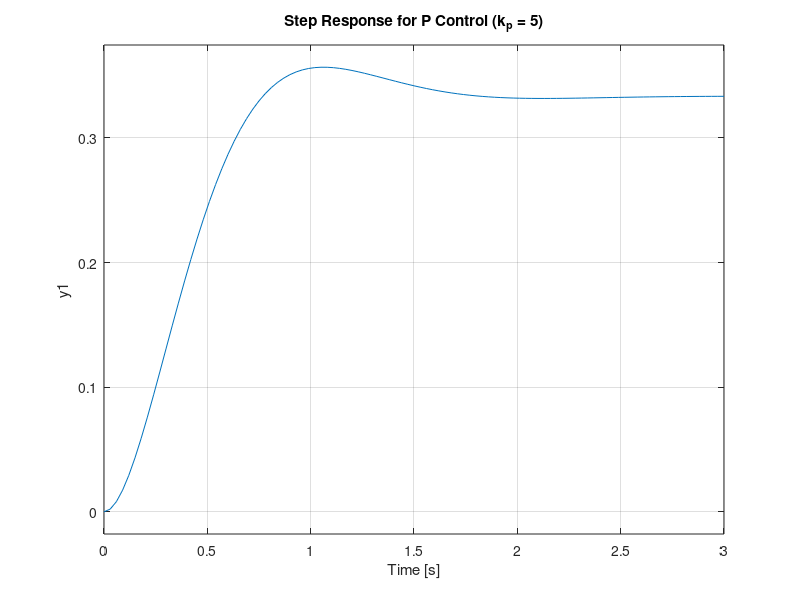
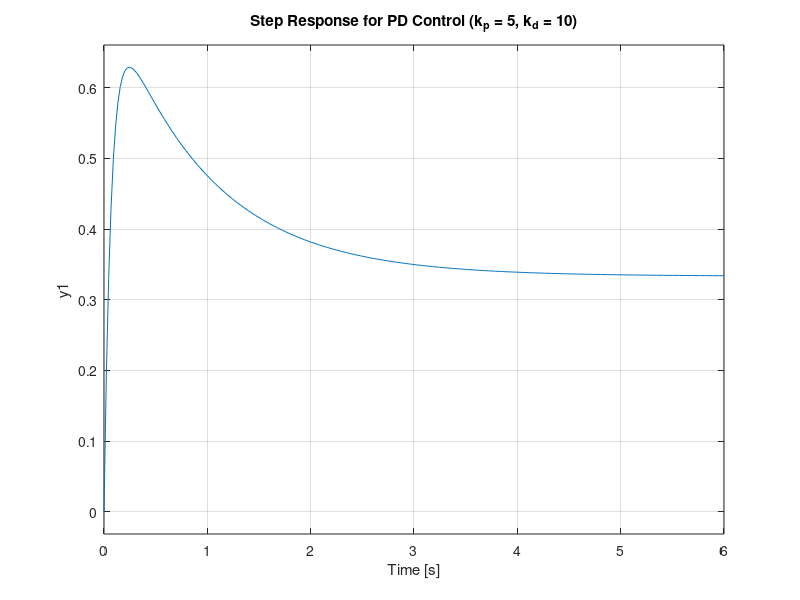
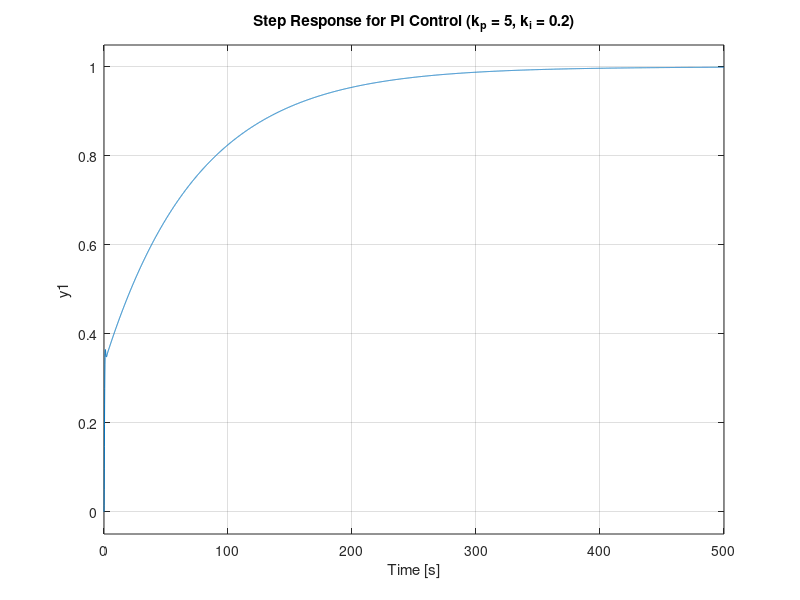
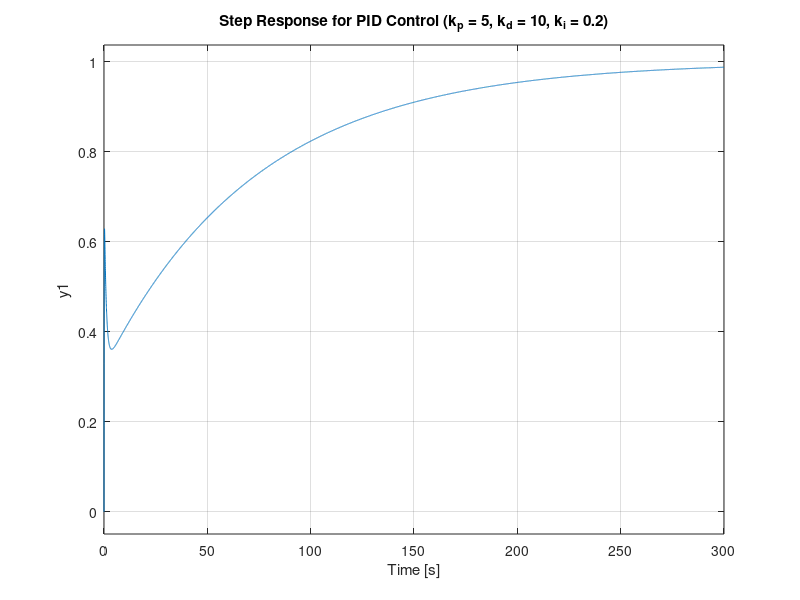

Write the MATLAB code that produced these figures, in order. (Note: this script raises an error after producing the figures.)
s = tf('s');
m = 1; b = 5; k = 10;
Gs = 1/(m*s^2 + b*s + k); % -> Mass Spring Damper
k_p = 5; k_d = 10; k_i = 0.2;

%% P Control Step response
sys = k_p * Gs;
T = feedback(sys, 1);
figure;
step(T);
title(sprintf('Step Response for P Control (k_p = %g)',k_p));

%% PD Control Step response
sys = (k_p + k_d * s) * Gs;
T = feedback(sys, 1);
figure;
step(T);
title(sprintf('Step Response for PD Control (k_p = %g, k_d = %g)',k_p, k_d));

%% PI Control Step response
sys = (k_p + k_i / s) * Gs;
T = feedback(sys, 1);
figure;
step(T);
title(sprintf('Step Response for PI Control (k_p = %g, k_i = %g)',k_p, k_i));

%% PID Control Step response
sys = (k_p + k_i/s + k_d * s) * Gs;
T = feedback(sys, 1);
figure;
step(T);
title(sprintf('Step Response for PID Control (k_p = %g, k_d = %g, k_i = %g)', k_p, k_d, k_i));

%% PID Tuning
[C, info] = pidtune(Gs, 'PID');
k_p = C.Kp; k_d = C.Kd; k_i = C.Ki;
figure;
sys = (k_p + k_i/s + k_d * s) * Gs;
T = feedback(sys, 1);
step(T);
title(sprintf('Step Response for PID Control post-tuning (k_p = %g, k_d = %g, k_i = %g)', k_p, k_d, k_i));
